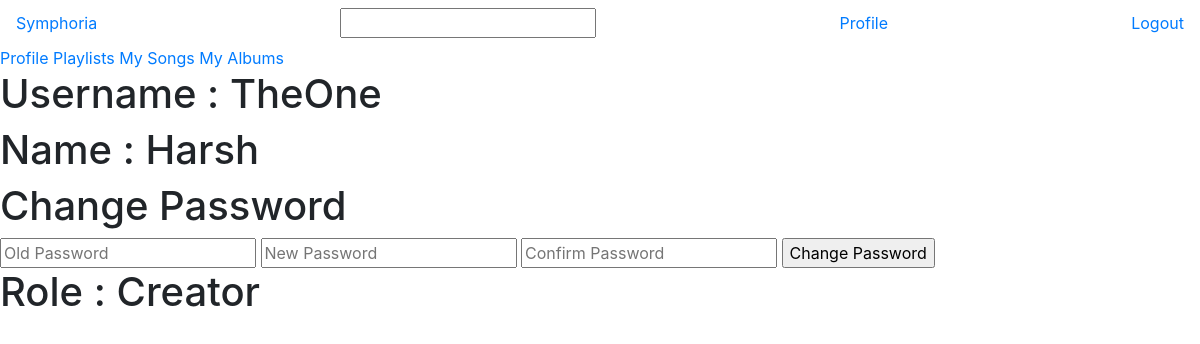
The page /profile (signed in) on the database its author committed.
### models.py (models this page shows, shortened)
class User(db.Model):
    id = db.Column(db.Integer, primary_key=True)
    username = db.Column(db.String(32), unique=True, nullable=False)
    passhash = db.Column(db.String(512), nullable=False)
    name = db.Column(db.String(64), nullable=False)
    role = db.Column(db.String(20), nullable=False)
    blacklist = db.Column(db.Boolean, default=False)
    albums = db.relationship('Album', backref='artist', lazy=True)
    songs = db.relationship('Song', backref='artist', lazy=True)
    playlists = db.relationship('Playlist', backref='user', lazy=True)
    admins = db.relationship('Admin', backref='user', lazy=True)
    @property
    def password(self):
        raise AttributeError('Password is not a readable attribute')

### routes.py (the view)
@app.route('/profile')
@is_blacklist
def profile():
    if 'user_id' not in session:
        flash('Please log in', 'info')
        return redirect(url_for('login'))
    else:
        user = User.query.filter_by(id=session['user_id']).first()
        return render_template('profile.html', user=user)

### routes.py (called while the page is built)
def is_blacklist(f):
    @wraps(f)
    def decorated_function(*args, **kwargs):
        if 'user_id' in session:
            user = User.query.filter_by(id=session['user_id']).first()
            if user and user.blacklist:
                flash('You are blacklisted', 'info')
                return redirect(url_for('logout'))
        return f(*args, **kwargs)
    return decorated_function

### templates/profile.html (shortened to what this page needs)
{% extends 'layout.html' %}
{% block content %}
    <nav class="navbar">
        <a href="/">Symphoria</a>
        <input type="text">
        <a href="/profile">Profile</a>
        <a href="/logout">Logout</a>
    </nav>
    <div class="menubar">
        <a href="/profile">Profile</a>
        <a href='/my_playlists'>Playlists</a>
        <a href='/my_songs'>My Songs</a>
        <a href="/my_albums">My Albums</a>
    </div>
    <div class="profile_info">
        <div class="profile_username">
            <h1>Username : {{ user.username }}</h1>
        </div>
        <div class="profile_name">
            <h1>Name : {{ user.name }}</h1>
        </div>
        <div class="change_password">
            <form action="/change_password" method="POST">
                <h1>Change Password</h1>
                <input type="password" name="old_password" id="old_password" placeholder="Old Password">
                <input type="password" name="new_password" id="new_password" placeholder="New Password">
                <input type="password" name="confirm_password" id="confirm_password" placeholder="Confirm Password">
                <input type="submit" id="change_password" value="Change Password">
            </form>
        </div>
        <div class="role">
            <h1>Role : {{ user.role }}</h1>
        </div>
    </div>
{% endblock %}

### rows shown on the page
User: username "TheOne", name "Harsh", role "Creator"
